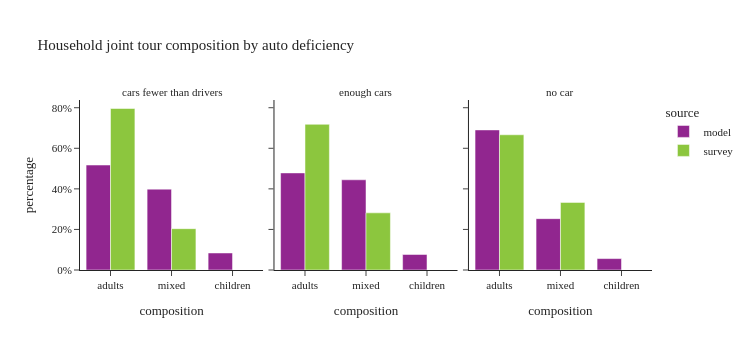

The code cell stored with this chart in its notebook:
### Code cell
plot_joint_tour_segment(joint_tour_data, 'auto_available_driver', "Household joint tour composition by auto deficiency")

### Figure 1 — Plotly figure (JSON) as saved in the notebook; plotly's stock layout.template omitted (floating-point values rounded to 4 significant figures)
{"data": [{"alignmentgroup": "True", "customdata": [[25135], [19365], [4075]], "hovertemplate": "source=model<br>auto_available_driver=cars fewer than drivers<br>composition=%{x}<br>percentage=%{y}<br>sample_size=%{customdata[0]}<extra></extra>", "legendgroup": "model", "marker": {"color": "#91268F", "pattern": {"shape": ""}}, "name": "model", "offsetgroup": "model", "orientation": "v", "showlegend": true, "textposition": "auto", "type": "bar", "x": ["adults", "mixed", "children"], "xaxis": "x", "y": [0.5174, 0.3987, 0.08389], "yaxis": "y"}, {"alignmentgroup": "True", "customdata": [[33684], [31298], [5393]], "hovertemplate": "source=model<br>auto_available_driver=enough cars<br>composition=%{x}<br>percentage=%{y}<br>sample_size=%{customdata[0]}<extra></extra>", "legendgroup": "model", "marker": {"color": "#91268F", "pattern": {"shape": ""}}, "name": "model", "offsetgroup": "model", "orientation": "v", "showlegend": false, "textposition": "auto", "type": "bar", "x": ["adults", "mixed", "children"], "xaxis": "x2", "y": [0.4786, 0.4447, 0.07663], "yaxis": "y2"}, {"alignmentgroup": "True", "customdata": [[1165], [427], [95]], "hovertemplate": "source=model<br>auto_available_driver=no car<br>composition=%{x}<br>percentage=%{y}<br>sample_size=%{customdata[0]}<extra></extra>", "legendgroup": "model", "marker": {"color": "#91268F", "pattern": {"shape": ""}}, "name": "model", "offsetgroup": "model", "orientation": "v", "showlegend": false, "textposition": "auto", "type": "bar", "x": ["adults", "mixed", "children"], "xaxis": "x3", "y": [0.6906, 0.2531, 0.05631], "yaxis": "y3"}, {"alignmentgroup": "True", "customdata": [[125], [32]], "hovertemplate": "source=survey<br>auto_available_driver=cars fewer than drivers<br>composition=%{x}<br>percentage=%{y}<br>sample_size=%{customdata[0]}<extra></extra>", "legendgroup": "survey", "marker": {"color": "#8CC63E", "pattern": {"shape": ""}}, "name": "survey", "offsetgroup": "survey", "orientation": "v", "showlegend": true, "textposition": "auto", "type": "bar", "x": ["adults", "mixed"], "xaxis": "x", "y": [0.7962, 0.2038], "yaxis": "y"}, {"alignmentgroup": "True", "customdata": [[130], [51]], "hovertemplate": "source=survey<br>auto_available_driver=enough cars<br>composition=%{x}<br>percentage=%{y}<br>sample_size=%{customdata[0]}<extra></extra>", "legendgroup": "survey", "marker": {"color": "#8CC63E", "pattern": {"shape": ""}}, "name": "survey", "offsetgroup": "survey", "orientation": "v", "showlegend": false, "textposition": "auto", "type": "bar", "x": ["adults", "mixed"], "xaxis": "x2", "y": [0.7182, 0.2818], "yaxis": "y2"}, {"alignmentgroup": "True", "customdata": [[8], [4]], "hovertemplate": "source=survey<br>auto_available_driver=no car<br>composition=%{x}<br>percentage=%{y}<br>sample_size=%{customdata[0]}<extra></extra>", "legendgroup": "survey", "marker": {"color": "#8CC63E", "pattern": {"shape": ""}}, "name": "survey", "offsetgroup": "survey", "orientation": "v", "showlegend": false, "textposition": "auto", "type": "bar", "x": ["adults", "mixed"], "xaxis": "x3", "y": [0.6667, 0.3333], "yaxis": "y3"}], "layout": {"annotations": [{"font": {}, "showarrow": false, "text": "cars fewer than drivers", "x": 0.16, "xanchor": "center", "xref": "paper", "y": 1.0, "yanchor": "bottom", "yref": "paper"}, {"font": {}, "showarrow": false, "text": "enough cars", "x": 0.5, "xanchor": "center", "xref": "paper", "y": 1.0, "yanchor": "bottom", "yref": "paper"}, {"font": {}, "showarrow": false, "text": "no car", "x": 0.84, "xanchor": "center", "xref": "paper", "y": 1.0, "yanchor": "bottom", "yref": "paper"}], "barmode": "group", "height": 350, "legend": {"title": {"text": "source"}, "tracegroupgap": 0}, "title": {"text": "Household joint tour composition by auto deficiency"}, "width": 750, "xaxis": {"anchor": "y", "domain": [0.0, 0.32], "title": {"text": "composition"}}, "xaxis2": {"anchor": "y2", "domain": [0.34, 0.66], "matches": "x", "title": {"text": "composition"}}, "xaxis3": {"anchor": "y3", "domain": [0.68, 1.0], "matches": "x", "title": {"text": "composition"}}, "yaxis": {"anchor": "x", "domain": [0.0, 1.0], "tickformat": ".0%", "title": {"text": "percentage"}}, "yaxis2": {"anchor": "x2", "domain": [0.0, 1.0], "matches": "y", "showticklabels": false, "tickformat": ".0%"}, "yaxis3": {"anchor": "x3", "domain": [0.0, 1.0], "matches": "y", "showticklabels": false}}}
